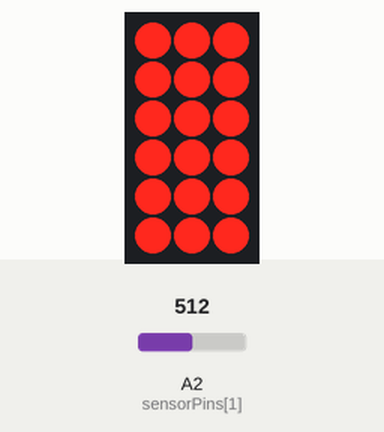
This sketch was run on a simulated Arduino Uno, built with avr-gcc and run on an emulated ATmega328P. On the bench: 3×6 LED matrix. Wiring (inferred from the names in the program): LED matrix (orientation assumed): rows pin 8, pin 9, pin 10, pin 11, pin 12, pin 13; columns pin 7, pin 6, pin 5. The inputs (shaded band) are chosen by the test bench; at power-on: A2 (sensorPins[1]) = 512. Random numbers use the default seed unless the sketch sets one.

Above: at 3.5 s.
At 4.63 s:
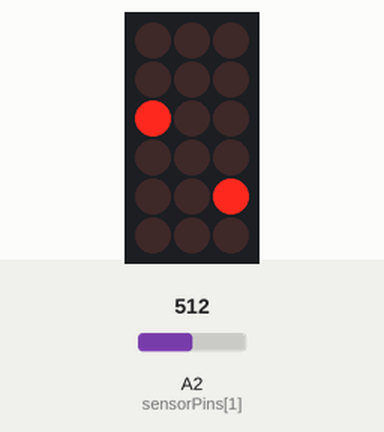
4.9 s: A2 (sensorPins[1]) set to 716
At 8.66 s:
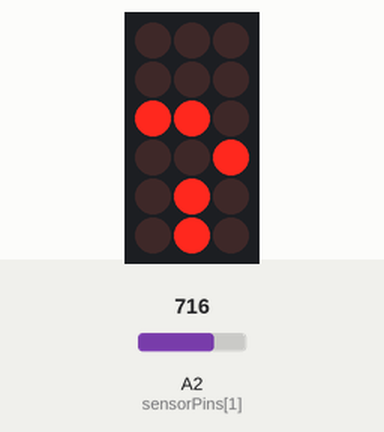
9.6 s: A2 (sensorPins[1]) set to 306
At 14.08 s:
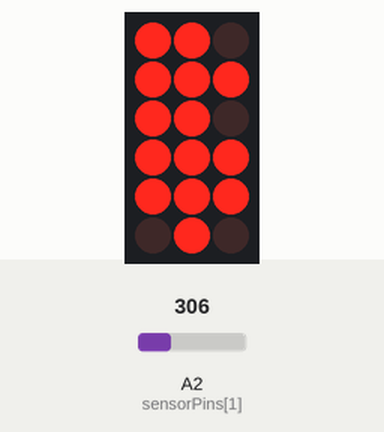
14.3 s: A2 (sensorPins[1]) set to 122
19.0 s: A2 (sensorPins[1]) set to 0
23.7 s: A2 (sensorPins[1]) set to 900
At 25.41 s:
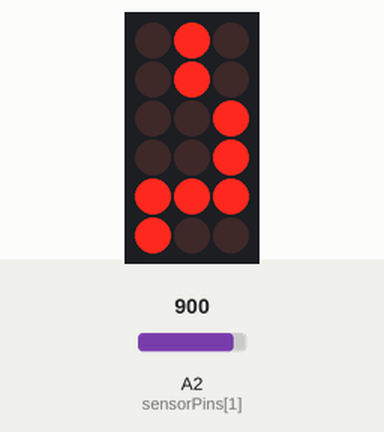
28.4 s: A2 (sensorPins[1]) set to 511
At 33.67 s:
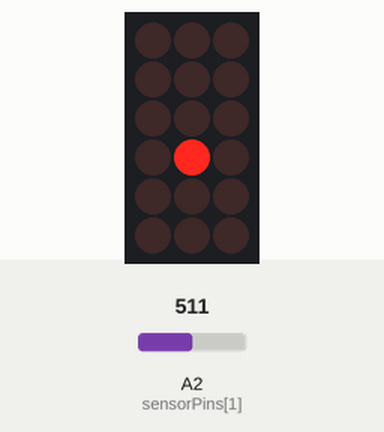

Measured:
- what the display in image 0 shows lasts 1.0 s, from 3.4 s to 4.4 s
- what the display in image 5 shows lasts 0.5 s, from 33.4 s to 33.9 s

The sketch:

Program5b_TwinkleSlower2.ino
```cpp
// Pius Wong, 4/28/2016
// personal project
// This program is supposed to have lights softly falling down row by row
// Modified from "White on White" program.  Arrays "row" and "col" may not be
// intuitively defined, because the original "White on White" grid program
// may have swapped rows and columns.  Here row[] describes the grounded wires
// going more or less vertically, while [col] has the powered wires running
// more or less horizontally.
// ===========================================================================
boolean debug = false;

// Set the LED variables
// LED pins for power rows, top to bottom
int row[] = {13, 12, 11, 10, 9, 8};
const int sizeRow = 6;
// LED pins for ground columns, left to right
int col[] = {7, 6, 5};
const int sizeCol = 3;
// LED pins for light sensor
int sensorPins[] = {A1, A2, A3};  // 0v, signal, 5v

// counters
int count = 0;   // initializing brightness array
int count2 = 0;  // initializing brightness array
int count3 = 0;  // multiplexing counter for PWM
int count4 = 0;  // time segment for PWM
int count5 = 0;  // tracking rows in PWM
int count5b = 0; // tracking cols in PWM
int count6 = 0;

// timing
// 21 ms PWM cycle time seems to work; 1/21 duty cycle still smooth
long cycletime = 600; //us; 500 OK for 3 columns
int timesegments = 50;  // should divide evenly into cycletime.  Makes timestep divisible by # of cols, too?
                         // This sets smallest PWM increment, and hence smallest brightness increment
int timestep = cycletime/timesegments; // = cycletime/timesegments..
                                  // Can be directly defined because of variable type issues
unsigned long timenow;
int timeshift;
int maxcycletime = 10;

// brightness matrix variables
int brightness[sizeRow][sizeCol];
float ledPeriod[sizeRow][sizeCol];
int ledShift[sizeRow][sizeCol];
int minBrightness = .1*timesegments;

// sensing
boolean trigger = false;


void setup()
{

  // Initialize and turn off all LEDs.
  for (int count = 0; count < sizeCol; count++){
    pinMode(col[count], OUTPUT);
    digitalWrite(col[count], LOW);
  }
  for (int count = 0; count < sizeRow; count++){
    pinMode(row[count], OUTPUT);
    digitalWrite(row[count], LOW);
  }

  randomSeed(analogRead(A0));
  if (debug==true){
    Serial.begin(115200);
  }

  // Initialize brightness array.  It is ZERO-INDEXED!
  for (count=0; count < sizeRow; count++){
    for (count2=0; count2 < sizeCol; count2++){
      brightness[count][count2] = 0;
    }
  }

  // Initialize light sensor pins
  pinMode(sensorPins[0], OUTPUT);
  pinMode(sensorPins[2], OUTPUT);
  digitalWrite(sensorPins[0], LOW);  // 0v
  digitalWrite(sensorPins[2], HIGH); // 5v

}


void loop()
{

  // Sense environment
  int ambientLight = analogRead(sensorPins[1]); // 0 = darkest, 1023 = brightest
  if (debug==true){
    Serial.print("Ambient Light = ");
    Serial.println(ambientLight);    //debug
  }
  int periodMax = map(ambientLight, 0, 1023, maxcycletime, 0);  // last arguments set output range
  if (debug==true){
    Serial.print("PeriodMax = ");
    Serial.println(periodMax);  // debug
  }

  // set timing MAXIMUM, over all LEDs. Bias toward longer period when darker ambient light.
  int period = random(0.5*periodMax, periodMax); // seconds
  if (debug==true){
    Serial.print("Period = ");
    Serial.println(period);  // debug
  }
  unsigned long timecyclestart = millis();
  if (debug==true){
    Serial.print("Time Now = ");
    Serial.println(timenow);  // debug
  }
  boolean loopdone = false;

  // Set brightness matrix parameters according to max time. Each LED is individual.
  for(count6=0; count6<sizeRow; count6++){
    for(count3=0; count3<sizeCol; count3++){
      // Set periods for each LED.
      ledPeriod[count6][count3] = (float) random(100*period, 1000*period)/1000; // seconds
      // Set time shifts for each LED.
      ledShift[count6][count3] = random(0, 1000*(period - ledPeriod[count6][count3])); // milliseconds
      if (debug==true){
        Serial.print(ledShift[count6][count3]); Serial.print(" "); // debug
      }
    }
    Serial.println("");
  }
  if (debug==true){
    Serial.println(" "); // debug
  }

  // Let LEDs shine through one full cycle
  while(loopdone == false)
  {

    // Get time
    timenow = millis();
    // .print("timenow = "); Serial.println(timenow);  // debug

    // Find time passed.  Correct it if time resets.
    unsigned long timePassed = timenow - timecyclestart;
    if (timePassed < 0){
      timePassed = timenow + 4294967295;  // timenow + max value of unsigned long
    }

    // Set brightness matrix according to brightness matrix parameters above while() loop.
    for(count6 = 0; count6<sizeRow; count6++)  // go row by row
    {
      for(count3 = 0; count3<sizeCol; count3++) // go col by col
      {
        // If the time window is right...
        if( timePassed <= (ledPeriod[count6][count3]*1000 + ledShift[count6][count3]) && // time < end of ledPeriod
            timePassed >= ledShift[count6][count3] ) // time > start of period
        {
          // ...set brightness according to a sinusoidal equation.  "timesegments" corresponds to brightness increments, too.
          float coeff = 2*3.14159/ledPeriod[count6][count3];
          brightness[count6][count3] = (int) round( (timesegments-minBrightness)*0.5*(
                                        1 - cos( coeff*(timePassed-ledShift[count6][count3])/1000 ))
                                        + minBrightness);
                                      // the conversion to an int is necessary or else memory problems occur w/ array
          if (brightness[count6][count3] < minBrightness){
            brightness[count6][count3] = minBrightness;
          }
        }
        else{  // Otherwise just set it to minimum.
          brightness[count6][count3] = minBrightness;
        }
      }
    }

    // Execute PWM column by column.  Do a set of time segements for each column, then recheck brightness.
    for (count5b=0; count5b < sizeCol; count5b++) // check col by col
    {
      int colOfInterest = count5b; // This is the column to adjust.
      // Prepare a column for activation; turn off the others.
      for (count3=0; count3 < sizeCol; count3++){
        if (count3 == colOfInterest){
          digitalWrite(col[count3], LOW);  // Ground the column of interest.
        }
        else if (count3 != colOfInterest){
          digitalWrite(col[count3], HIGH);  // Reverse-bias the column of interest.
        }
      }

      // Start one PWM cycle.  Every column get a full number of timesegements.
      // Default is LEDs are off. Turn on/off as needed for PWM.
      for (count4=0; count4 < timesegments; count4++)  // for 0 to (max-1)...
      {

        for (count5=0; count5 < sizeRow; count5++) // check row by row
        {
          int rowOfInterest = count5;  // This is the row to adjust.
          // Turn on LEDs at start of cycle if needed (if brightness > 0)
          if ( (count4 == 0) && (brightness[rowOfInterest][colOfInterest] > 0) ){
            digitalWrite(row[rowOfInterest], HIGH);
          }
          else if ( (count4 == 0) && brightness[rowOfInterest][colOfInterest] == 0 ){
            digitalWrite(row[rowOfInterest], LOW);
          }
          // If current time segment matches the intended brightness level...
          else if (count4 == brightness[rowOfInterest][colOfInterest]){
            // ...turn LED in that row off.
            digitalWrite(row[rowOfInterest], LOW);
          }
        }
        // Leave some time for the LEDs to do their thing for one column.
        delayMicroseconds(timestep);
        // Serial.println(micros()); // debug
      }

    }

    // Check if the cycle is done
    if( timenow - timecyclestart > (period*1000) )
    {
      loopdone = true;
    }

  }
}
```
